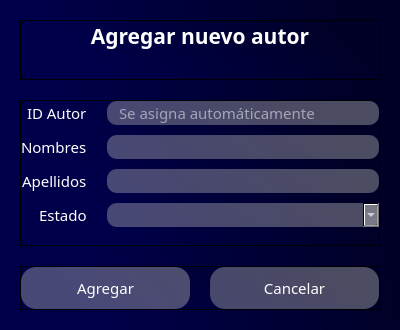
<?xml version="1.0" encoding="UTF-8"?>
<ui version="4.0">
 <class>Dialog</class>
 <widget class="QDialog" name="Dialog">
  <property name="geometry">
   <rect>
    <x>0</x>
    <y>0</y>
    <width>400</width>
    <height>330</height>
   </rect>
  </property>
  <property name="windowTitle">
   <string>Agregar autor</string>
  </property>
  <property name="windowIcon">
   <iconset>
    <normaloff>../icons/book.png</normaloff>../icons/book.png</iconset>
  </property>
  <property name="whatsThis">
   <string/>
  </property>
  <property name="styleSheet">
   <string notr="true"/>
  </property>
  <property name="modal">
   <bool>true</bool>
  </property>
  <layout class="QVBoxLayout" name="verticalLayout">
   <property name="spacing">
    <number>0</number>
   </property>
   <property name="leftMargin">
    <number>0</number>
   </property>
   <property name="topMargin">
    <number>0</number>
   </property>
   <property name="rightMargin">
    <number>0</number>
   </property>
   <property name="bottomMargin">
    <number>0</number>
   </property>
   <item>
    <widget class="QWidget" name="widget" native="true">
     <property name="styleSheet">
      <string notr="true">background-color: qlineargradient(spread:pad, x1:1, y1:0.363, x2:0, y2:0.528864, stop:0.0696517 rgba(0, 0, 38, 255), stop:0.81592 rgba(0, 0, 74, 255));
</string>
     </property>
     <layout class="QVBoxLayout" name="verticalLayout_2" stretch="2,7,1">
      <property name="spacing">
       <number>20</number>
      </property>
      <property name="leftMargin">
       <number>20</number>
      </property>
      <property name="topMargin">
       <number>20</number>
      </property>
      <property name="rightMargin">
       <number>20</number>
      </property>
      <property name="bottomMargin">
       <number>20</number>
      </property>
      <item>
       <widget class="QFrame" name="header">
        <property name="font">
         <font>
          <family>Candara</family>
          <pointsize>14</pointsize>
          <weight>75</weight>
          <bold>true</bold>
         </font>
        </property>
        <property name="frameShape">
         <enum>QFrame::StyledPanel</enum>
        </property>
        <property name="frameShadow">
         <enum>QFrame::Raised</enum>
        </property>
        <layout class="QVBoxLayout" name="verticalLayout_3" stretch="5,5">
         <property name="spacing">
          <number>10</number>
         </property>
         <property name="leftMargin">
          <number>0</number>
         </property>
         <property name="topMargin">
          <number>0</number>
         </property>
         <property name="rightMargin">
          <number>0</number>
         </property>
         <property name="bottomMargin">
          <number>0</number>
         </property>
         <item>
          <widget class="QLabel" name="lblTitulo">
           <property name="font">
            <font>
             <family>Candara</family>
             <pointsize>16</pointsize>
             <weight>75</weight>
             <bold>true</bold>
            </font>
           </property>
           <property name="styleSheet">
            <string notr="true">color: rgb(255, 255, 255);
background-color: none;</string>
           </property>
           <property name="text">
            <string>Agregar nuevo autor</string>
           </property>
           <property name="alignment">
            <set>Qt::AlignCenter</set>
           </property>
          </widget>
         </item>
         <item>
          <widget class="QLabel" name="lblWarning">
           <property name="font">
            <font>
             <family>Candara</family>
             <pointsize>10</pointsize>
            </font>
           </property>
           <property name="styleSheet">
            <string notr="true">color: rgb(255, 0, 0);
background-color: none;</string>
           </property>
           <property name="text">
            <string/>
           </property>
           <property name="alignment">
            <set>Qt::AlignCenter</set>
           </property>
          </widget>
         </item>
        </layout>
       </widget>
      </item>
      <item>
       <widget class="QFrame" name="content">
        <property name="frameShape">
         <enum>QFrame::StyledPanel</enum>
        </property>
        <property name="frameShadow">
         <enum>QFrame::Raised</enum>
        </property>
        <layout class="QHBoxLayout" name="horizontalLayout" stretch="0">
         <property name="spacing">
          <number>10</number>
         </property>
         <property name="leftMargin">
          <number>0</number>
         </property>
         <property name="topMargin">
          <number>0</number>
         </property>
         <property name="rightMargin">
          <number>0</number>
         </property>
         <property name="bottomMargin">
          <number>0</number>
         </property>
         <item>
          <layout class="QFormLayout" name="formLayout">
           <property name="labelAlignment">
            <set>Qt::AlignRight|Qt::AlignTrailing|Qt::AlignVCenter</set>
           </property>
           <property name="horizontalSpacing">
            <number>20</number>
           </property>
           <property name="verticalSpacing">
            <number>10</number>
           </property>
           <item row="1" column="0">
            <widget class="QLabel" name="lblNombres">
             <property name="font">
              <font>
               <family>Candara</family>
               <pointsize>11</pointsize>
              </font>
             </property>
             <property name="styleSheet">
              <string notr="true">color: rgb(255, 255, 255);
background-color: none;</string>
             </property>
             <property name="text">
              <string>Nombres</string>
             </property>
            </widget>
           </item>
           <item row="1" column="1">
            <widget class="QLineEdit" name="txtNombres">
             <property name="font">
              <font>
               <family>Candara</family>
               <pointsize>11</pointsize>
              </font>
             </property>
             <property name="styleSheet">
              <string notr="true">background-color: qlineargradient(spread:pad, x1:1, y1:0.363, x2:0, y2:0.528864, stop:0.0696517 rgba(184, 184, 184, 105), stop:0.81592 rgba(195, 195, 195, 94));

border-radius: 10px;
color: rgb(255, 255, 255);
padding-left: 10px;</string>
             </property>
            </widget>
           </item>
           <item row="2" column="0">
            <widget class="QLabel" name="lblApellidos">
             <property name="font">
              <font>
               <family>Candara</family>
               <pointsize>11</pointsize>
              </font>
             </property>
             <property name="styleSheet">
              <string notr="true">color: rgb(255, 255, 255);
background-color: none;</string>
             </property>
             <property name="text">
              <string>Apellidos</string>
             </property>
            </widget>
           </item>
           <item row="2" column="1">
            <widget class="QLineEdit" name="txtApellidos">
             <property name="font">
              <font>
               <family>Candara</family>
               <pointsize>11</pointsize>
              </font>
             </property>
             <property name="styleSheet">
              <string notr="true">background-color: qlineargradient(spread:pad, x1:1, y1:0.363, x2:0, y2:0.528864, stop:0.0696517 rgba(184, 184, 184, 105), stop:0.81592 rgba(195, 195, 195, 94));

border-radius: 10px;
color: rgb(255, 255, 255);
padding-left: 10px;</string>
             </property>
            </widget>
           </item>
           <item row="3" column="0">
            <widget class="QLabel" name="lblEstado">
             <property name="font">
              <font>
               <family>Candara</family>
               <pointsize>11</pointsize>
              </font>
             </property>
             <property name="styleSheet">
              <string notr="true">color: rgb(255, 255, 255);
background-color: none;</string>
             </property>
             <property name="text">
              <string>Estado</string>
             </property>
            </widget>
           </item>
           <item row="0" column="0">
            <widget class="QLabel" name="lblidAutor">
             <property name="font">
              <font>
               <family>Candara</family>
               <pointsize>11</pointsize>
              </font>
             </property>
             <property name="styleSheet">
              <string notr="true">color: rgb(255, 255, 255);
background-color: none;</string>
             </property>
             <property name="text">
              <string>ID Autor</string>
             </property>
            </widget>
           </item>
           <item row="0" column="1">
            <widget class="QLineEdit" name="txtidAutor">
             <property name="font">
              <font>
               <family>Candara</family>
               <pointsize>11</pointsize>
              </font>
             </property>
             <property name="cursor">
              <cursorShape>ForbiddenCursor</cursorShape>
             </property>
             <property name="styleSheet">
              <string notr="true">background-color: qlineargradient(spread:pad, x1:1, y1:0.363, x2:0, y2:0.528864, stop:0.0696517 rgba(184, 184, 184, 105), stop:0.81592 rgba(195, 195, 195, 94));

border-radius: 10px;
color: rgb(255, 255, 255);
padding-left: 10px;</string>
             </property>
             <property name="readOnly">
              <bool>true</bool>
             </property>
             <property name="placeholderText">
              <string>Se asigna automáticamente</string>
             </property>
            </widget>
           </item>
           <item row="3" column="1">
            <widget class="QComboBox" name="cbEstado">
             <property name="font">
              <font>
               <family>Candara</family>
               <pointsize>11</pointsize>
              </font>
             </property>
             <property name="styleSheet">
              <string notr="true">background-color: qlineargradient(spread:pad, x1:1, y1:0.363, x2:0, y2:0.528864, stop:0.0696517 rgba(184, 184, 184, 105), stop:0.81592 rgba(195, 195, 195, 94));

border-radius: 10px;
color: rgb(255, 255, 255);
padding-left: 10px;</string>
             </property>
            </widget>
           </item>
          </layout>
         </item>
        </layout>
       </widget>
      </item>
      <item>
       <widget class="QFrame" name="footer">
        <property name="frameShape">
         <enum>QFrame::StyledPanel</enum>
        </property>
        <property name="frameShadow">
         <enum>QFrame::Raised</enum>
        </property>
        <layout class="QHBoxLayout" name="horizontalLayout_2">
         <property name="spacing">
          <number>20</number>
         </property>
         <property name="leftMargin">
          <number>0</number>
         </property>
         <property name="topMargin">
          <number>0</number>
         </property>
         <property name="rightMargin">
          <number>0</number>
         </property>
         <property name="bottomMargin">
          <number>0</number>
         </property>
         <item>
          <widget class="QPushButton" name="btnAgregar">
           <property name="font">
            <font>
             <family>Candara</family>
             <pointsize>11</pointsize>
            </font>
           </property>
           <property name="cursor">
            <cursorShape>PointingHandCursor</cursorShape>
           </property>
           <property name="toolTip">
            <string>Actualizar</string>
           </property>
           <property name="styleSheet">
            <string notr="true">QPushButton#btnAgregar{
	background-color: qlineargradient(spread:pad, x1:1, y1:0.363, x2:0, y2:0.528864, stop:0.0696517 rgba(184, 184, 184, 105), stop:0.81592 rgba(195, 195, 195, 94));
	
	color: rgba(255, 255, 255);
	border-radius: 15px;
	padding: 10px;
}

QPushButton#btnAgregar:hover{
	background-color: qlineargradient(spread:pad, x1:1, y1:0.363, x2:0, y2:0.528864, stop:0.0696517 rgba(150, 150, 150, 255), stop:0.81592 rgba(201, 201, 201, 255));
}

QPushButton#btnAgregar:pressed{
	background-color: rgb(173, 173, 173);
}</string>
           </property>
           <property name="text">
            <string>Agregar</string>
           </property>
          </widget>
         </item>
         <item>
          <widget class="QPushButton" name="btnCancelar">
           <property name="font">
            <font>
             <family>Candara</family>
             <pointsize>11</pointsize>
            </font>
           </property>
           <property name="cursor">
            <cursorShape>PointingHandCursor</cursorShape>
           </property>
           <property name="toolTip">
            <string>Cancelar</string>
           </property>
           <property name="styleSheet">
            <string notr="true">QPushButton#btnCancelar{
	background-color: qlineargradient(spread:pad, x1:1, y1:0.363, x2:0, y2:0.528864, stop:0.0696517 rgba(184, 184, 184, 105), stop:0.81592 rgba(195, 195, 195, 94));
	
	color: rgba(255, 255, 255);
	border-radius: 15px;
	padding: 10px;
}

QPushButton#btnCancelar:hover{
	background-color: qlineargradient(spread:pad, x1:1, y1:0.363, x2:0, y2:0.528864, stop:0.0696517 rgba(150, 150, 150, 255), stop:0.81592 rgba(201, 201, 201, 255));
}

QPushButton#btnCancelar:pressed{
	background-color: rgb(173, 173, 173);
}</string>
           </property>
           <property name="text">
            <string>Cancelar</string>
           </property>
          </widget>
         </item>
        </layout>
       </widget>
      </item>
     </layout>
    </widget>
   </item>
  </layout>
 </widget>
 <resources/>
 <connections/>
</ui>
